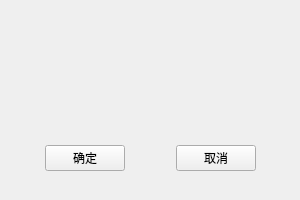
<?xml version="1.0" encoding="UTF-8"?>
<ui version="4.0">
 <class>AboutWin</class>
 <widget class="QWidget" name="AboutWin">
  <property name="geometry">
   <rect>
    <x>0</x>
    <y>0</y>
    <width>300</width>
    <height>200</height>
   </rect>
  </property>
  <property name="minimumSize">
   <size>
    <width>300</width>
    <height>200</height>
   </size>
  </property>
  <property name="windowTitle">
   <string>Form</string>
  </property>
  <widget class="QWidget" name="layoutWidget">
   <property name="geometry">
    <rect>
     <x>0</x>
     <y>0</y>
     <width>301</width>
     <height>191</height>
    </rect>
   </property>
   <layout class="QVBoxLayout" name="verticalLayout_2">
    <item>
     <layout class="QVBoxLayout" name="verticalLayout">
      <item>
       <spacer name="verticalSpacer">
        <property name="orientation">
         <enum>Qt::Vertical</enum>
        </property>
        <property name="sizeHint" stdset="0">
         <size>
          <width>20</width>
          <height>40</height>
         </size>
        </property>
       </spacer>
      </item>
      <item>
       <layout class="QHBoxLayout" name="horizontalLayout">
        <item>
         <spacer name="horizontalSpacer">
          <property name="orientation">
           <enum>Qt::Horizontal</enum>
          </property>
          <property name="sizeHint" stdset="0">
           <size>
            <width>40</width>
            <height>20</height>
           </size>
          </property>
         </spacer>
        </item>
        <item>
         <widget class="QPushButton" name="pushButtonYes">
          <property name="text">
           <string>确定</string>
          </property>
         </widget>
        </item>
        <item>
         <spacer name="horizontalSpacer_2">
          <property name="orientation">
           <enum>Qt::Horizontal</enum>
          </property>
          <property name="sizeHint" stdset="0">
           <size>
            <width>40</width>
            <height>20</height>
           </size>
          </property>
         </spacer>
        </item>
        <item>
         <widget class="QPushButton" name="pushButtonNo">
          <property name="text">
           <string>取消</string>
          </property>
         </widget>
        </item>
        <item>
         <spacer name="horizontalSpacer_3">
          <property name="orientation">
           <enum>Qt::Horizontal</enum>
          </property>
          <property name="sizeHint" stdset="0">
           <size>
            <width>40</width>
            <height>20</height>
           </size>
          </property>
         </spacer>
        </item>
       </layout>
      </item>
     </layout>
    </item>
    <item>
     <spacer name="horizontalSpacer_4">
      <property name="orientation">
       <enum>Qt::Horizontal</enum>
      </property>
      <property name="sizeHint" stdset="0">
       <size>
        <width>40</width>
        <height>20</height>
       </size>
      </property>
     </spacer>
    </item>
   </layout>
  </widget>
 </widget>
 <resources/>
 <connections/>
</ui>
